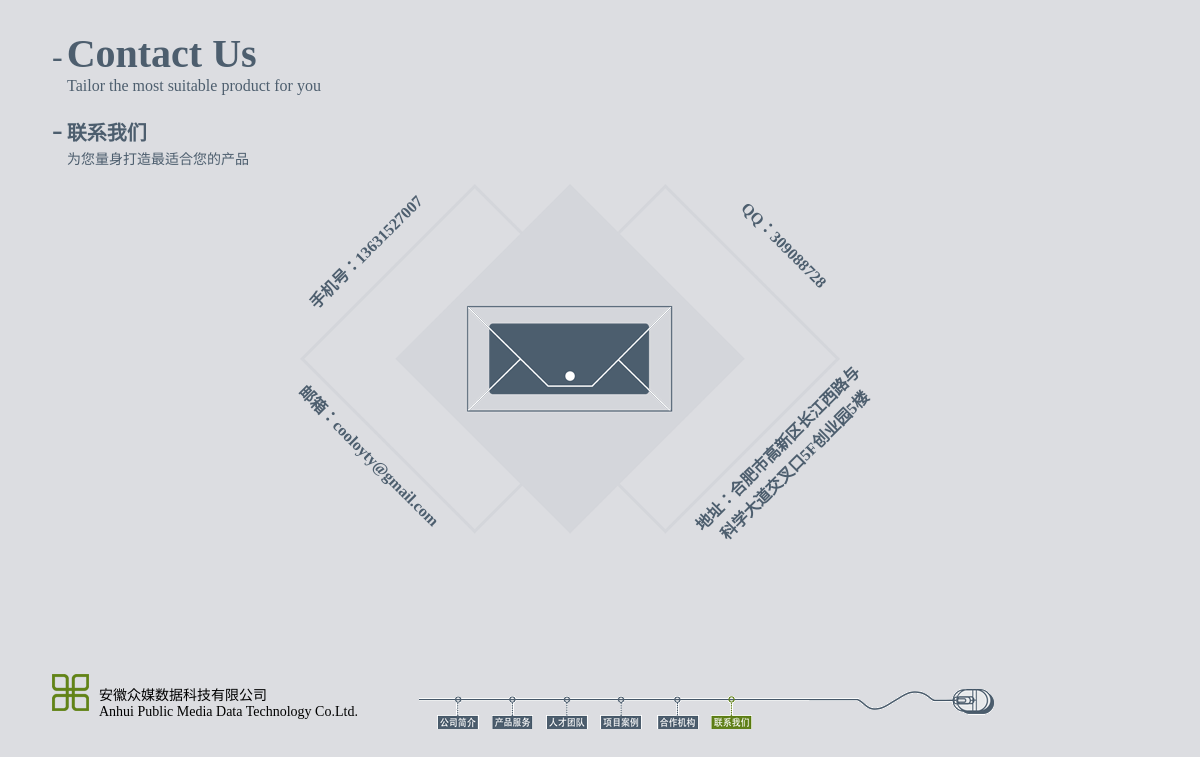
The app's page /contact with its own data.
### app.py (models this page shows, shortened)
class ContactTitle(db.Model):
    id = db.Column(db.Integer(), primary_key=True)
    title = db.Column(db.String(), nullable=False)
    subtitle = db.Column(db.String(), nullable=False)
    title_in_english = db.Column(db.String(), nullable=False)
    subtitle_in_english = db.Column(db.String(), nullable=False)

class Contact(db.Model):
    id = db.Column(db.Integer, primary_key=True)
    mobile = db.Column(db.String(20), nullable=False)
    qq = db.Column(db.String(20), nullable=False)
    email = db.Column(db.String(50), nullable=False)
    address = db.Column(db.String(100), nullable=False)
    qrcode = db.Column(db.Unicode(128), nullable=False)

### app.py (the view)
@app.route('/contact')
def contact():
    title = ContactTitle.query.all()[0]
    c = Contact.query.filter_by(id='1').first()
    return render_template('contact.html', contacttitle=title, contact=c)

### templates/contact.html (shortened to what this page needs)
<!DOCTYPE html>
<html lang="en">
<head>
    <link type="text/css" rel="stylesheet" href="{{ url_for('static', filename='contact.css') }}">
    <link type="text/css" rel="stylesheet" href="{{ url_for('static', filename='common.css') }}">
</head>
<body>
<div id="containerbody">
    <div id="header">
        <div class="title">
            <p class="title_1">
                <span class="s">-</span>
                <span class="s1">{{ contacttitle.title_in_english }}</span><br>
                <span class="s2">{{ contacttitle.subtitle_in_english }}</span>
            </p>
            <p class="title_2">
                <span class="s">-</span>
                <span class="s3">{{ contacttitle.title }}</span><br>
                <span class="s4">{{ contacttitle.subtitle }}</span></p>
        </div>
    </div>
    <div id="body">
        <img class="bg" src="{{ url_for('static', filename='contact_bg.png') }}">
        <span class="cinfo sjh">手机号：{{ contact.mobile }}</span>
        <span class="cinfo yx">邮箱：{{ contact.email }}</span>
        <span class="cinfo qq">QQ：{{ contact.qq }}</span>
        <span class="cinfo dz">地址：{{ contact.address }}</span>
    </div>
    <div class="foot_guide">
        <div class="foot_img01"><img src="{{ url_for('static', filename='foot_title.png') }}"></div>
        <div class="foot_content">安徽众媒数据科技有限公司<br/>Anhui Public Media Data Technology Co.Ltd.</div>
        <div class="foot_img02">
            <img src="{{ url_for('static', filename='foot_contact.png') }}">
            <div class="txt">
                <span><a href="{{ url_for('profile') }}" style="color: transparent;">公司简介</a></span>
                <span class="t"><a href="{{ url_for('product') }}" style="color: transparent;">产品服务</a></span>
                <span class="t"><a href="{{ url_for('talent') }}" style="color: transparent;">人才团队</a></span>
                <span class="t"><a href="{{ url_for('projects') }}" style="color: transparent;">项目案例</a></span>
                <span class="t"><a href="{{ url_for('agency') }}" style="color: transparent;" >合作机构</a></span>
                <span class="t"><a href="" style="color: transparent;">联系我们</a></span>
            </div>
        </div>
    </div>
</div>
</body>
</html>

### static/contact.css (style rules this page uses)
#header { color: #4D5E6E; }
#body { width: 600px; height: 450px; margin: auto; }
#body .bg { position: absolute; }
.cinfo { font-size: 16px; font-weight: bolder; font-family: "Adobe Heiti Std"; display: block; width: 230px; color: rgb(77, 94, 110); text-align: center; }
.sjh { position: relative; top: 55px; left: -50px; -ms-transform:rotate(-45deg); -moz-transform:rotate(-45deg); -webkit-transform:rotate(-45deg); -o-transform:rotate(-45deg); transform:rotate(-45deg); }
.yx { position: relative; top: 235px; left: -45px; -ms-transform:rotate(45deg); -moz-transform:rotate(45deg); -webkit-transform:rotate(45deg); -o-transform:rotate(45deg); transform:rotate(45deg); }
.qq { float: right; position: relative; top: 0px; right: 0px; -ms-transform:rotate(45deg); -moz-transform:rotate(45deg); -webkit-transform:rotate(45deg); -o-transform:rotate(45deg); transform:rotate(45deg); }
.dz { float: right; position: relative; top: 200px; right: -230px; -ms-transform:rotate(-45deg); -moz-transform:rotate(-45deg); -webkit-transform:rotate(-45deg); -o-transform:rotate(-45deg); transform:rotate(-45deg); }

### static/common.css (style rules this page uses)
html, body { margin: 0; padding: 0; background-color: #DCDDE1; }
a { text-decoration: none; }
#containerbody { margin: auto; width: 1096px; }
#header { float: left; color: #4D5E6E; }
.title { margin-top: 30px; }
.s { font-size: 2em; }
.s1 { font-size: 2.5em; font-weight: bolder; }
.s2, .s4 { display: block; text-indent: 15px; }
.s3 { font-weight: bolder; font-size: 20px; }
.s4 { font-size: 14px; }
.foot_guide { width: 1096px; padding-bottom: 50px; margin-bottom: 50px; padding-top: 40px; }
.foot_img01 { float: left; }
.foot_content { float: left; margin-left: 10px; margin-top: 10px; width: 320px; font-size: 14px; color: black; }
.foot_img02 { float: left; margin-top: 15px; }
.foot_img02 .txt { font-size: 10px; color: white; margin-left: 19px; margin-top: -18px; z-index: 1; }
.foot_img02 .txt a { color: white; }
.foot_img02 .txt .t { margin-left: 12px; }

### records on screen
ContactTitle: title_in_english "Contact Us", subtitle_in_english "Tailor the most suitable product for you", title "联系我们", subtitle "为您量身打造最适合您的产品"
Contact: mobile "13631527007", email "cooloyty@gmail.com", qq "309088728", address "合肥市高新区长江西路与科学大道交叉口5F创业园5楼"
